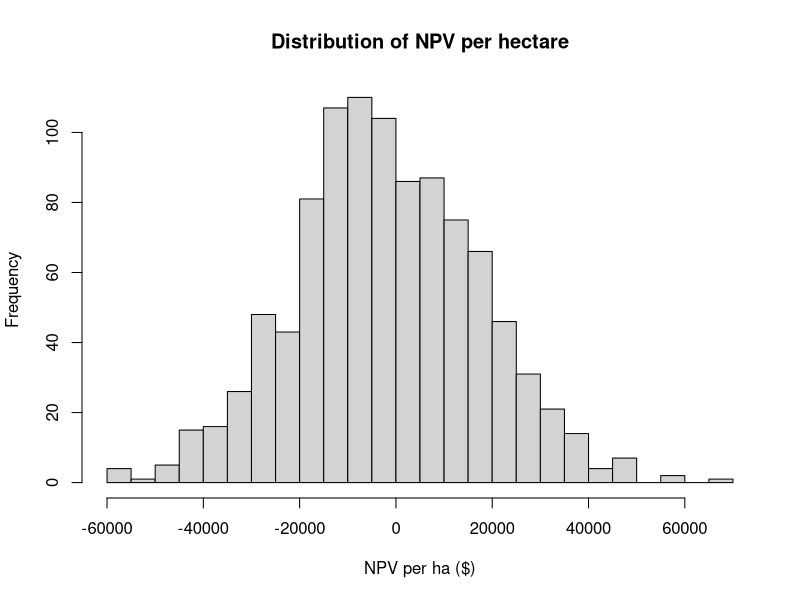
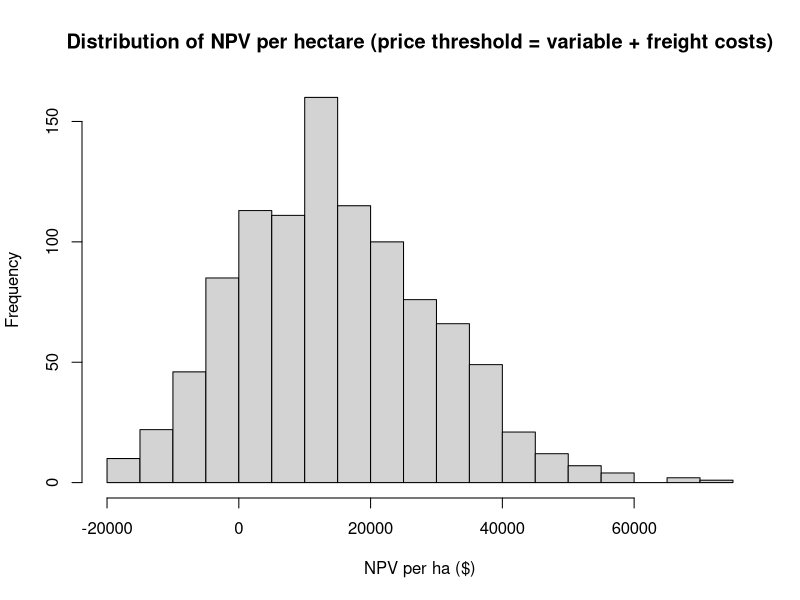

R code for these plots, in order:
# ============================================================
# Monte Carlo NPV with STOCHASTIC two-leg freight (SEPARATED)
# Leg 1 (Bog -> Plant): applied to FLUFFY volume (m3)
# Leg 2 (Plant -> Customer): applied to COMPRESSED volume (m3)
# Prices & costs are on COMPRESSED $/m3 basis
# ============================================================

suppressPackageStartupMessages({
  library(dplyr)
  library(tidyr)
  library(tibble)
})

# --------------------------
# 0) Helper
# --------------------------
km_to_cost_per_m3 <- function(km, rate_per_km, capacity_m3_per_TL) {
  (rate_per_km * km) / capacity_m3_per_TL
}

expand_to_all_iters <- function(mean_path_tbl, value_cols, iter_ids) {
  stopifnot("year" %in% names(mean_path_tbl))
  stopifnot(all(value_cols %in% names(mean_path_tbl)))
  
  grid <- tidyr::crossing(
    iteration = iter_ids,
    year      = sort(unique(mean_path_tbl$year))
  )
  
  out <- dplyr::left_join(grid, mean_path_tbl, by = "year") |>
    dplyr::arrange(iteration, year)
  
  dplyr::select(out, iteration, year, dplyr::all_of(value_cols))
}

# --------------------------
# 1) Load inputs (T years x N iterations)
# --------------------------
costs_data  <- read.csv("data/simulated_costs_m3.csv")
prices_data <- read.csv("data/simulated_peat_prices_lognormal_m3.csv")

yield_compressed <- read.csv("data/simulated_peat_volume_compressed.csv")      # m3/ha (compressed)
yield_fluf       <- read.csv("data/simulated_peat_volume_m3.csv")      # m3/ha (fluffy)

# Ensure types
costs_data       <- costs_data       |> mutate(iteration = as.integer(iteration), year = as.integer(year))
prices_data      <- prices_data      |> mutate(iteration = as.integer(iteration), year = as.integer(year))
yield_compressed <- yield_compressed |> mutate(iteration = as.integer(iteration), year = as.integer(year))
yield_fluf       <- yield_fluf       |> mutate(iteration = as.integer(iteration), year = as.integer(year))

# Standardize names
yield_compressed <- yield_compressed |> rename(compressed_m3_ha = yield)
yield_fluf       <- yield_fluf       |> rename(fluffy_m3_ha     = yield_m3)

# Build a balanced base panel (intersection of all series)
base_panel <- prices_data |> select(iteration, year, price_m3) |>
  inner_join(costs_data |> select(iteration, year, costs_m3), by = c("iteration","year")) |>
  inner_join(yield_compressed |> select(iteration, year, compressed_m3_ha), by = c("iteration","year")) |>
  inner_join(yield_fluf |> select(iteration, year, fluffy_m3_ha), by = c("iteration","year")) |>
  arrange(iteration, year)

iter_ids  <- sort(unique(base_panel$iteration))
years_vec <- sort(unique(base_panel$year))
N_iter    <- length(iter_ids)
T_years   <- length(years_vec)
final_year <- max(years_vec)

# --------------------------
# 2) Key parameters
# --------------------------
area_ha       <- 100
discount_rate <- 0.07
depr_rate     <- 0.08

# Royalty (per m3 harvested)
royalty_per_cy <- 0.11
m3_to_cy       <- 1.30795
royalty_per_m3 <- royalty_per_cy * m3_to_cy  # $/m3 (fluffy)

# Restoration (paid in final year, per ha)
restoration_cost_per_ha <- 3485

# Salvage factor (declining-balance over project length)
salvage_factor <- (1 - depr_rate)^final_year

# --------------------------
# 3) Year-0 fixed costs (draw per iteration)
# --------------------------
set.seed(123)
initial_costs  <- runif(N_iter, min = 2051500, max = 2653000)
env_app_costs  <- runif(N_iter, min = 300000,  max = 1000000)

initial_df <- tibble(
  iteration              = iter_ids,
  initial_cost_equipment = initial_costs,
  env_app_cost           = env_app_costs
) |>
  mutate(
    total_initial_cost = initial_cost_equipment + env_app_cost,
    salvage_equipment  = initial_cost_equipment * salvage_factor
  )

# --------------------------
# 4) Freight assumptions (per TL)
# --------------------------
# Leg 1: Bog -> Plant (bulk TLs) [FLUFFY volume basis]
leg1_rate_per_km <- 2.00
leg1_cap_m3_TL   <- 125
leg1_dist_km     <- c(379, 429, 505, 278, 207)

# Leg 2: Plant -> Customer (palletized TLs) [COMPRESSED volume basis]
leg2_rate_per_km <- 0.66
leg2_cap_m3_TL   <- 71
bc_dist_km       <- 1023
ca_dist_km_vec   <- c(1964, 2148, 2284)
share_CA         <- 0.50

# --------------------------
# 5) Build STOCHASTIC freight per (iteration, year)
# --------------------------
set.seed(456)
iy_grid <- tidyr::crossing(iteration = iter_ids, year = years_vec)

freight_draws <- iy_grid |>
  mutate(
    leg1_km = sample(leg1_dist_km, size = n(), replace = TRUE),
    is_CA   = runif(n()) < share_CA,
    leg2_km = ifelse(is_CA, sample(ca_dist_km_vec, size = n(), replace = TRUE), bc_dist_km),
    
    freight1_m3_fluffy     = km_to_cost_per_m3(leg1_km, leg1_rate_per_km, leg1_cap_m3_TL),
    freight2_m3_compressed = km_to_cost_per_m3(leg2_km, leg2_rate_per_km, leg2_cap_m3_TL)
  ) |>
  select(iteration, year, is_CA, freight1_m3_fluffy, freight2_m3_compressed)

summary(freight_draws)
sapply(freight_draws, sd, na.rm = TRUE)

# --------------------------
# 6) Baseline cash flows
# --------------------------
all_data <- base_panel |>
  inner_join(freight_draws, by = c("iteration","year")) |>
  left_join(initial_df,    by = "iteration") |>
  mutate(
    # area totals
    total_compressed_m3 = compressed_m3_ha * area_ha,
    total_fluffy_m3     = fluffy_m3_ha     * area_ha,
    
    # revenue & costs (COMPRESSED basis)
    revenue             = price_m3 * total_compressed_m3,
    variable_cost_total = costs_m3 * total_compressed_m3,
    
    # royalty (FLUFFY basis, as you intended)
    royalty_total       = royalty_per_m3 * total_fluffy_m3,
    
    # restoration at final year
    restoration_total   = if_else(year == final_year, restoration_cost_per_ha * area_ha, 0),
    
    # separated freight totals
    freight1_total      = freight1_m3_fluffy     * total_fluffy_m3,
    freight2_total      = freight2_m3_compressed * total_compressed_m3,
    freight_total       = freight1_total + freight2_total,
    
    net_cash            = revenue - variable_cost_total - royalty_total - restoration_total - freight_total,
    
    discount_factor     = (1 + discount_rate)^year,
    discounted_net_cash = net_cash / discount_factor
  )


summary(all_data)
sapply(all_data, sd, na.rm = TRUE)

pv_flows <- all_data |>
  group_by(iteration) |>
  summarise(PV_net_cash = sum(discounted_net_cash), .groups = "drop")

NPV_results <- initial_df |>
  inner_join(pv_flows, by = "iteration") |>
  mutate(
    PV_salvage        = salvage_equipment / ((1 + discount_rate)^final_year),
    NPV_total_project = PV_net_cash + PV_salvage - total_initial_cost,
    NPV_per_ha        = NPV_total_project / area_ha
  )

cat("\n--- Baseline ---\n")
print(summary(NPV_results$NPV_per_ha))
cat("Mean:", mean(NPV_results$NPV_per_ha, na.rm = TRUE), "\n")
cat("SD:",   sd(NPV_results$NPV_per_ha,   na.rm = TRUE), "\n")
cat("P(NPV>0):", mean(NPV_results$NPV_per_ha > 0, na.rm = TRUE), "\n")
hist(
  NPV_results$NPV_per_ha, breaks = 30,
  main = "Distribution of NPV per hectare",
  xlab = "NPV per ha ($)"
)

# ============================================================
# 7) Variance decomposition (fix inputs to mean paths)
# ============================================================

# Mean paths
price_mean_by_year <- prices_data |>
  group_by(year) |>
  summarise(price_m3 = mean(price_m3, na.rm = TRUE), .groups = "drop")

comp_mean_by_year <- yield_compressed |>
  group_by(year) |>
  summarise(compressed_m3_ha = mean(compressed_m3_ha, na.rm = TRUE), .groups = "drop")

fluf_mean_by_year <- yield_fluf |>
  group_by(year) |>
  summarise(fluffy_m3_ha = mean(fluffy_m3_ha, na.rm = TRUE), .groups = "drop")

freight_mean_by_year <- freight_draws |>
  group_by(year) |>
  summarise(
    freight1_m3_fluffy     = mean(freight1_m3_fluffy,     na.rm = TRUE),
    freight2_m3_compressed = mean(freight2_m3_compressed, na.rm = TRUE),
    .groups = "drop"
  )

# Expand mean paths to all iterations
price_fixed_all <- expand_to_all_iters(price_mean_by_year, c("price_m3"), iter_ids)
comp_fixed_all  <- expand_to_all_iters(comp_mean_by_year,  c("compressed_m3_ha"), iter_ids)
fluf_fixed_all  <- expand_to_all_iters(fluf_mean_by_year,  c("fluffy_m3_ha"), iter_ids)
freight_fixed_all <- expand_to_all_iters(
  freight_mean_by_year,
  c("freight1_m3_fluffy","freight2_m3_compressed"),
  iter_ids
)

# Stochastic (tidy) inputs
prices_stoch  <- prices_data |> select(iteration, year, price_m3)
comp_stoch    <- yield_compressed |> select(iteration, year, compressed_m3_ha)
fluf_stoch    <- yield_fluf       |> select(iteration, year, fluffy_m3_ha)
freight_stoch <- freight_draws    |> select(iteration, year, freight1_m3_fluffy, freight2_m3_compressed)
costs_stoch   <- costs_data       |> select(iteration, year, costs_m3)

recompute_NPV <- function(prices_tbl, comp_tbl, fluf_tbl, freight_tbl) {
  
  panel <- prices_tbl |>
    inner_join(costs_stoch, by = c("iteration","year")) |>
    inner_join(comp_tbl,    by = c("iteration","year")) |>
    inner_join(fluf_tbl,    by = c("iteration","year")) |>
    inner_join(freight_tbl, by = c("iteration","year")) |>
    arrange(iteration, year) |>
    mutate(
      total_compressed_m3 = compressed_m3_ha * area_ha,
      total_fluffy_m3     = fluffy_m3_ha     * area_ha,
      
      revenue             = price_m3 * total_compressed_m3,
      variable_cost_total = costs_m3 * total_compressed_m3,
      
      royalty_total       = royalty_per_m3 * total_fluffy_m3,
      restoration_total   = if_else(year == final_year, restoration_cost_per_ha * area_ha, 0),
      
      freight1_total      = freight1_m3_fluffy     * total_fluffy_m3,
      freight2_total      = freight2_m3_compressed * total_compressed_m3,
      freight_total       = freight1_total + freight2_total,
      
      net_cash            = revenue - variable_cost_total - royalty_total - restoration_total - freight_total,
      discounted_net_cash = net_cash / ((1 + discount_rate)^year)
    )
  
  pv <- panel |>
    group_by(iteration) |>
    summarise(PV_net_cash = sum(discounted_net_cash), .groups = "drop")
  
  initial_df |>
    inner_join(pv, by = "iteration") |>
    mutate(
      PV_salvage        = salvage_equipment / ((1 + discount_rate)^final_year),
      NPV_total_project = PV_net_cash + PV_salvage - total_initial_cost,
      NPV_per_ha        = NPV_total_project / area_ha
    )
}

# Experiments
NPV_E0  <- NPV_results
NPV_E1  <- recompute_NPV(price_fixed_all, comp_stoch,  fluf_stoch,  freight_stoch)       # Fix price
NPV_E2  <- recompute_NPV(prices_stoch,    comp_fixed_all, fluf_fixed_all, freight_stoch) # Fix volume (both)
NPV_E3  <- recompute_NPV(prices_stoch,    comp_stoch,  fluf_stoch,  freight_fixed_all)   # Fix freight (both)

NPV_E12 <- recompute_NPV(price_fixed_all, comp_fixed_all, fluf_fixed_all, freight_stoch)
NPV_E13 <- recompute_NPV(price_fixed_all, comp_stoch,     fluf_stoch,     freight_fixed_all)
NPV_E23 <- recompute_NPV(prices_stoch,    comp_fixed_all, fluf_fixed_all, freight_fixed_all)

sd_tbl <- tibble(
  Experiment = c("E0 Baseline",
                 "E1 Fix Price",
                 "E2 Fix Volume (compressed+fluffy)",
                 "E3 Fix Freight (leg1+leg2)",
                 "E12 Fix Price+Volume",
                 "E13 Fix Price+Freight",
                 "E23 Fix Volume+Freight"),
  SD_NPV_per_ha = c(sd(NPV_E0$NPV_per_ha,  na.rm = TRUE),
                    sd(NPV_E1$NPV_per_ha,  na.rm = TRUE),
                    sd(NPV_E2$NPV_per_ha,  na.rm = TRUE),
                    sd(NPV_E3$NPV_per_ha,  na.rm = TRUE),
                    sd(NPV_E12$NPV_per_ha, na.rm = TRUE),
                    sd(NPV_E13$NPV_per_ha, na.rm = TRUE),
                    sd(NPV_E23$NPV_per_ha, na.rm = TRUE))
)
cat("\n--- SD(NPV per ha) by experiment ---\n")
print(sd_tbl)

Var_all     <- var(NPV_E0$NPV_per_ha, na.rm = TRUE)
Var_noPrice <- var(NPV_E1$NPV_per_ha, na.rm = TRUE)
Var_noVol   <- var(NPV_E2$NPV_per_ha, na.rm = TRUE)
Var_noFre   <- var(NPV_E3$NPV_per_ha, na.rm = TRUE)

Contr_price   <- max(0, Var_all - Var_noPrice)
Contr_volume  <- max(0, Var_all - Var_noVol)
Contr_freight <- max(0, Var_all - Var_noFre)
Interaction   <- Var_all - (Contr_price + Contr_volume + Contr_freight)

share <- function(x) ifelse(Var_all > 0, x / Var_all, NA_real_)

contr_tbl <- tibble(
  Component = c("Price", "Volume", "Freight", "Interactions/Other"),
  Variance  = c(Contr_price, Contr_volume, Contr_freight, Interaction),
  Share     = c(share(Contr_price), share(Contr_volume), share(Contr_freight), share(Interaction))
)
cat("\n--- Variance contributions (approx.) ---\n")
print(contr_tbl)

# ============================================================
# 8) Price floor sensitivities
# ============================================================

# A) CONSTANT floors at overall P10/P20
P10_const <- quantile(prices_data$price_m3, 0.10, na.rm = TRUE)
P20_const <- quantile(prices_data$price_m3, 0.20, na.rm = TRUE)

prices_floor_P10_const <- prices_stoch |> mutate(price_m3 = pmax(price_m3, P10_const))
prices_floor_P20_const <- prices_stoch |> mutate(price_m3 = pmax(price_m3, P20_const))

NPV_floor_P10_const <- recompute_NPV(prices_floor_P10_const, comp_stoch, fluf_stoch, freight_stoch)
NPV_floor_P20_const <- recompute_NPV(prices_floor_P20_const, comp_stoch, fluf_stoch, freight_stoch)

# B) PER-YEAR floors
peryear_P10 <- prices_data |>
  group_by(year) |>
  summarise(floor = quantile(price_m3, 0.10, na.rm = TRUE), .groups = "drop")

peryear_P20 <- prices_data |>
  group_by(year) |>
  summarise(floor = quantile(price_m3, 0.20, na.rm = TRUE), .groups = "drop")

prices_floor_P10_path <- prices_stoch |>
  left_join(peryear_P10, by = "year") |>
  mutate(price_m3 = pmax(price_m3, floor)) |>
  select(iteration, year, price_m3)

prices_floor_P20_path <- prices_stoch |>
  left_join(peryear_P20, by = "year") |>
  mutate(price_m3 = pmax(price_m3, floor)) |>
  select(iteration, year, price_m3)

NPV_floor_P10_path <- recompute_NPV(prices_floor_P10_path, comp_stoch, fluf_stoch, freight_stoch)
NPV_floor_P20_path <- recompute_NPV(prices_floor_P20_path, comp_stoch, fluf_stoch, freight_stoch)

# C) Margin-based dynamic floors (in $/COMPRESSED m3 units)
# Convert fluffy-based leg1 + royalty into per-compressed-m3 using ratio = fluffy/compressed
threshold_tbl <- costs_stoch |>
  left_join(comp_stoch,    by = c("iteration","year")) |>
  left_join(fluf_stoch,    by = c("iteration","year")) |>
  left_join(freight_stoch, by = c("iteration","year")) |>
  mutate(
    ratio = if_else(compressed_m3_ha > 0, fluffy_m3_ha / compressed_m3_ha, NA_real_),
    
    threshold_noRoyalty   = costs_m3 +
      freight2_m3_compressed +
      freight1_m3_fluffy * ratio,
    
    threshold_withRoyalty = costs_m3 +
      freight2_m3_compressed +
      freight1_m3_fluffy * ratio +
      royalty_per_m3 * ratio
  ) |>
  select(iteration, year, threshold_noRoyalty, threshold_withRoyalty)

prices_floor_margin_noR <- prices_stoch |>
  left_join(threshold_tbl |> select(iteration, year, threshold_noRoyalty), by = c("iteration","year")) |>
  mutate(price_m3 = pmax(price_m3, threshold_noRoyalty)) |>
  select(iteration, year, price_m3)

prices_floor_margin_withR <- prices_stoch |>
  left_join(threshold_tbl |> select(iteration, year, threshold_withRoyalty), by = c("iteration","year")) |>
  mutate(price_m3 = pmax(price_m3, threshold_withRoyalty)) |>
  select(iteration, year, price_m3)

NPV_floor_margin_noR   <- recompute_NPV(prices_floor_margin_noR,   comp_stoch, fluf_stoch, freight_stoch)
NPV_floor_margin_withR <- recompute_NPV(prices_floor_margin_withR, comp_stoch, fluf_stoch, freight_stoch)

floor_sd_tbl <- tibble(
  Scenario = c("Const floor P10", "Const floor P20",
               "Per-year floor P10", "Per-year floor P20",
               "Margin floor (cost+freight)", "Margin floor (cost+freight+royalty)"),
  SD_NPV_per_ha = c(
    sd(NPV_floor_P10_const$NPV_per_ha,  na.rm = TRUE),
    sd(NPV_floor_P20_const$NPV_per_ha,  na.rm = TRUE),
    sd(NPV_floor_P10_path$NPV_per_ha,   na.rm = TRUE),
    sd(NPV_floor_P20_path$NPV_per_ha,   na.rm = TRUE),
    sd(NPV_floor_margin_noR$NPV_per_ha, na.rm = TRUE),
    sd(NPV_floor_margin_withR$NPV_per_ha, na.rm = TRUE)
  ),
  Mean_NPV_per_ha = c(
    mean(NPV_floor_P10_const$NPV_per_ha,  na.rm = TRUE),
    mean(NPV_floor_P20_const$NPV_per_ha,  na.rm = TRUE),
    mean(NPV_floor_P10_path$NPV_per_ha,   na.rm = TRUE),
    mean(NPV_floor_P20_path$NPV_per_ha,   na.rm = TRUE),
    mean(NPV_floor_margin_noR$NPV_per_ha, na.rm = TRUE),
    mean(NPV_floor_margin_withR$NPV_per_ha, na.rm = TRUE)
  )
)

cat("\n--- Price-floor scenarios: SD and Mean of NPV/ha ---\n")
print(floor_sd_tbl)

summary(NPV_floor_margin_noR$NPV_per_ha)
sd_NPV <- sd(NPV_floor_margin_noR$NPV_per_ha, na.rm = TRUE)
mean_NPV_per_ha      <- mean(NPV_floor_margin_noR$NPV_per_ha)
positive_fraction_ha <- mean(NPV_floor_margin_noR$NPV_per_ha > 0)
cat(sprintf("Mean NPV per ha: %.2f\nSD NPV per ha: %.2f\nProportion NPV>0: %.3f\n",
            mean_NPV_per_ha, sd_NPV, positive_fraction_ha))
hist(
  NPV_floor_margin_noR$NPV_per_ha, breaks = 30,
  main = "Distribution of NPV per hectare (price threshold = variable + freight costs)",
  xlab = "NPV per ha ($)"
)
